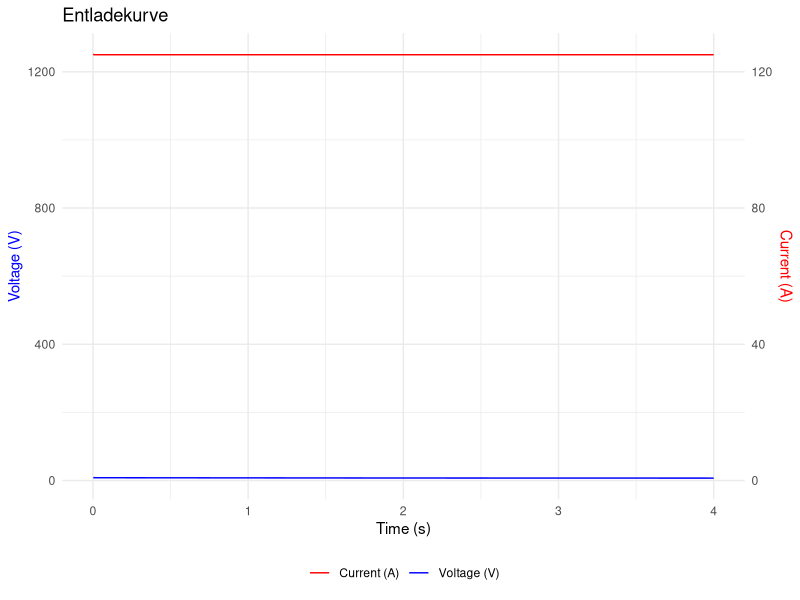
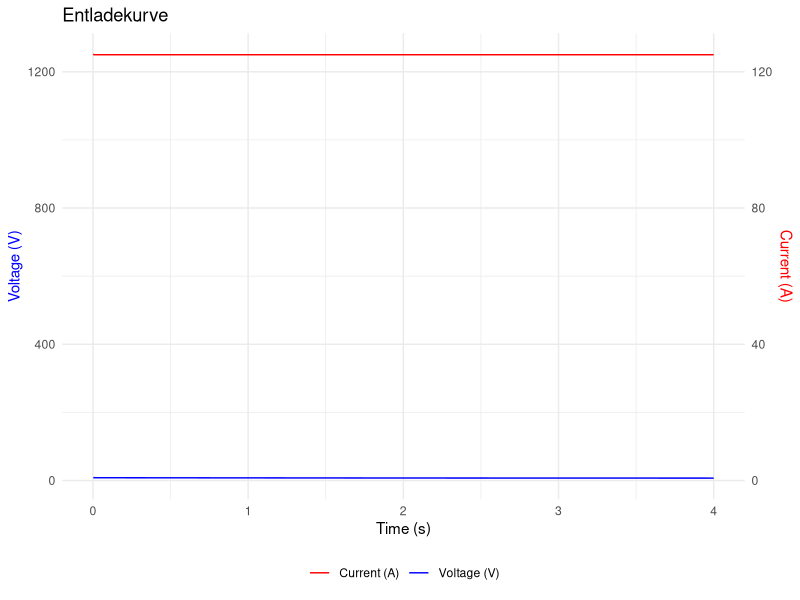

Reproduce these figures in R, in order.
rm(list=ls())

#data <- read.csv("C:/Users/PC/Desktop/Modul11/BatDat4eTivityD/BatDat/BatADevA20220318.txt", header = TRUE, sep = " ")
data <- read.csv("Data/BatADevA20220318.txt", header = TRUE, sep = " ")
colnames(data) <- c("Voltage", "Current")

#create time variable
#assuming one observation per 8 seconds, makes 1800 obs have a runtime of 4 hours
library(dplyr)
data <- data %>% 
    mutate(
        time_sec = 8,
        time_sec_cum = cumsum(time_sec),
        time_hour = time_sec_cum/3600
    )

# Notwendige Bibliotheken laden
library(ggplot2)

# Daten einlesen
#file_path <- "test_data.txt"  # Pfad zur Daten-Datei
#data <- read.csv(file_path, header = TRUE, sep = " ")
#colnames(data) <- c("Time", "Voltage", "Current")

# Grenzwerte festlegen
voltage_min <- 5.8
voltage_max <- 10
current_min <- 0.1
current_max <- 0.15
capacity_limit <- 0.5  # Kapazität in Ah

# Kapazität berechnen
time_diff <- diff(data$Time)
current_avg <- (head(data$Current, -1) + tail(data$Current, -1)) / 2
actual_capacity <- sum(time_diff * current_avg) / 3600

# Grenzwerte überprüfen
voltage_pass <- all(data$Voltage >= voltage_min & data$Voltage <= voltage_max)
current_pass <- all(data$Current >= current_min & data$Current <= current_max)
capacity_pass <- actual_capacity >= capacity_limit

# Farbkodierung für Konsole (nur auf unterstützten Plattformen)
green <- function(text) paste0("\033[32m", text, "\033[39m")
red <- function(text) paste0("\033[31m", text, "\033[39m")

# Ergebnisse ausgeben
cat("\nTestbericht:\n")
cat(sprintf("Mindestkapazität: %.2f Ah\n", capacity_limit))
cat(sprintf("Ist-Kapazität: %.2f Ah\n", actual_capacity))
cat(sprintf("Kapazität: %s\n", ifelse(capacity_pass, green("Pass"), red("Fail"))))
cat("\n")
cat(sprintf("Spannungsgrenzen: %.1f V bis %.1f V\n", voltage_min, voltage_max))
cat(sprintf("Spannung: %s\n", ifelse(voltage_pass, green("Pass"), red("Fail"))))
cat("\n")
cat(sprintf("Stromgrenzen: %.1f A bis %.1f A\n", current_min, current_max))
cat(sprintf("Strom: %s\n", ifelse(current_pass, green("Pass"), red("Fail"))))
cat("\n")

p <- ggplot(data, aes(x = time_hour)) +
  geom_line(aes(y = Voltage, color = "Voltage (V)")) +
  geom_line(aes(y = Current * 10, color = "Current (A)")) +  # Strom-Werte skalieren, um sie sichtbar zu machen
  scale_y_continuous(
    name = "Voltage (V)",
    sec.axis = sec_axis(~./10, name = "Current (A)")  # Skalierung der Strom-Werte zurücksetzen
  ) +
  scale_color_manual(values = c("Voltage (V)" = "blue", "Current (A)" = "red")) +
  labs(x = "Time (s)", title = "Entladekurve") +
  theme_minimal() +
  theme(
    axis.title.y.left = element_text(color = "blue"),
    axis.title.y.right = element_text(color = "red"),
    legend.position = "bottom",
    legend.title = element_blank()
  )
p
# Plot anzeigen
print(p)
